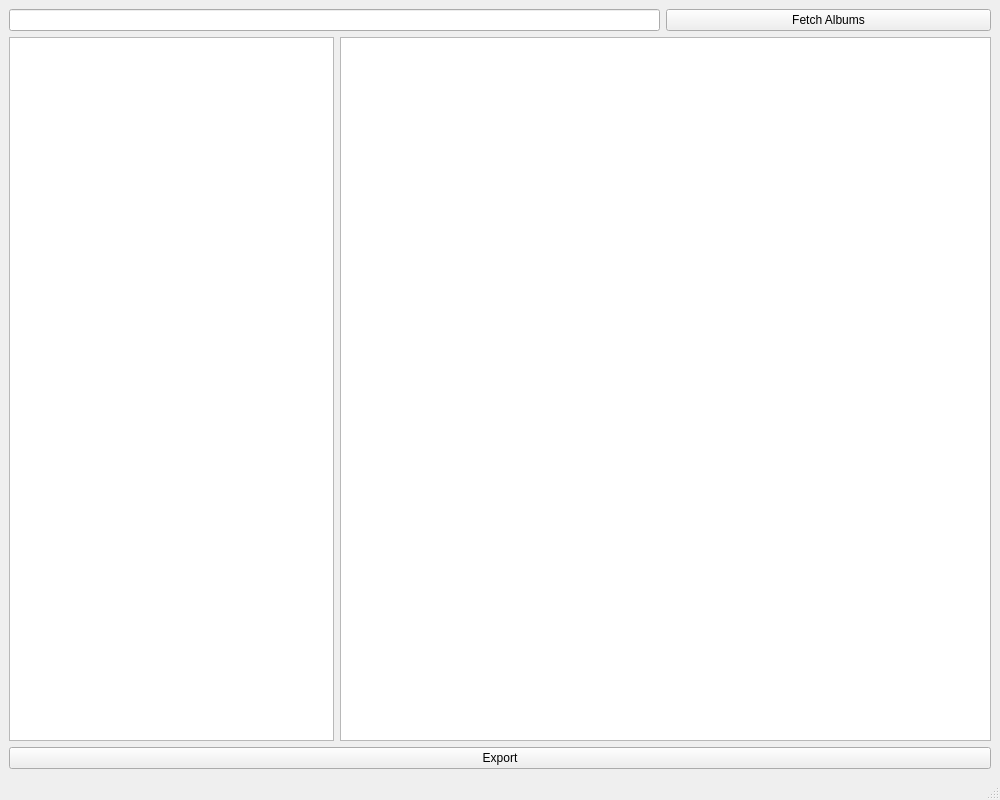
<?xml version="1.0" encoding="UTF-8"?>
<ui version="4.0">
 <class>MainWindow</class>
 <widget class="QMainWindow" name="MainWindow">
  <property name="geometry">
   <rect>
    <x>0</x>
    <y>0</y>
    <width>1000</width>
    <height>800</height>
   </rect>
  </property>
  <property name="windowTitle">
   <string>Album Exporter</string>
  </property>
  <widget class="QWidget" name="centralwidget">
   <layout class="QVBoxLayout" name="verticalLayout">
    <item>
     <layout class="QHBoxLayout" name="horizontalLayout_2">
      <item>
       <widget class="QLineEdit" name="dbPathLineEdit">
        <property name="sizePolicy">
         <sizepolicy hsizetype="Expanding" vsizetype="Fixed">
          <horstretch>2</horstretch>
          <verstretch>0</verstretch>
         </sizepolicy>
        </property>
        <property name="baseSize">
         <size>
          <width>0</width>
          <height>0</height>
         </size>
        </property>
       </widget>
      </item>
      <item>
       <widget class="QPushButton" name="connectDbButton">
        <property name="sizePolicy">
         <sizepolicy hsizetype="Minimum" vsizetype="Fixed">
          <horstretch>1</horstretch>
          <verstretch>0</verstretch>
         </sizepolicy>
        </property>
        <property name="baseSize">
         <size>
          <width>0</width>
          <height>0</height>
         </size>
        </property>
        <property name="text">
         <string>Fetch Albums</string>
        </property>
       </widget>
      </item>
     </layout>
    </item>
    <item>
     <layout class="QHBoxLayout" name="horizontalLayout">
      <item>
       <widget class="QListView" name="albumListView">
        <property name="sizePolicy">
         <sizepolicy hsizetype="Expanding" vsizetype="Expanding">
          <horstretch>1</horstretch>
          <verstretch>0</verstretch>
         </sizepolicy>
        </property>
        <property name="selectionMode">
         <enum>QAbstractItemView::SingleSelection</enum>
        </property>
        <property name="selectionRectVisible">
         <bool>false</bool>
        </property>
       </widget>
      </item>
      <item>
       <widget class="QTableView" name="photoTableView">
        <property name="sizePolicy">
         <sizepolicy hsizetype="Expanding" vsizetype="Expanding">
          <horstretch>2</horstretch>
          <verstretch>0</verstretch>
         </sizepolicy>
        </property>
       </widget>
      </item>
     </layout>
    </item>
    <item>
     <widget class="QPushButton" name="nextStepPushButton">
      <property name="sizePolicy">
       <sizepolicy hsizetype="MinimumExpanding" vsizetype="Fixed">
        <horstretch>0</horstretch>
        <verstretch>0</verstretch>
       </sizepolicy>
      </property>
      <property name="baseSize">
       <size>
        <width>0</width>
        <height>0</height>
       </size>
      </property>
      <property name="text">
       <string>Export</string>
      </property>
     </widget>
    </item>
   </layout>
  </widget>
  <widget class="QMenuBar" name="menubar">
   <property name="geometry">
    <rect>
     <x>0</x>
     <y>0</y>
     <width>1000</width>
     <height>24</height>
    </rect>
   </property>
  </widget>
  <widget class="QStatusBar" name="statusbar"/>
 </widget>
 <resources/>
 <connections/>
</ui>
